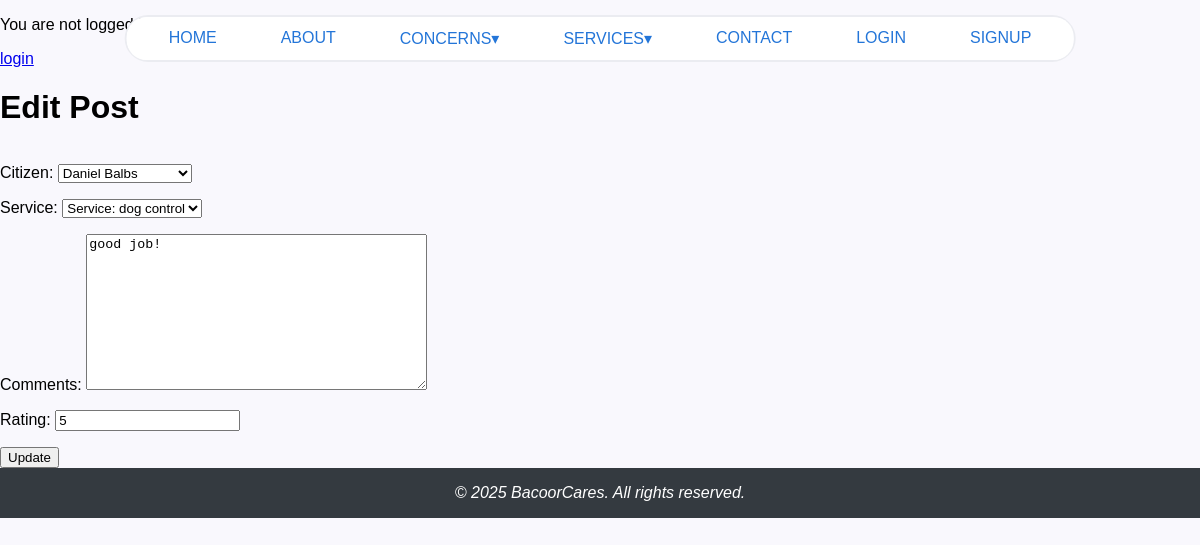
/feedback/1/edit, run on the app's committed database.
### app/models.py (models this page shows, shortened)
class Feedback(models.Model):
    citizen = models.ForeignKey(Citizen, on_delete=models.CASCADE, related_name="feedbacks")
    service = models.ForeignKey(Service, on_delete=models.SET_NULL, null=True, blank=True, related_name="feedbacks")
    comments = models.TextField(null=True)
    rating = models.PositiveIntegerField(null=True)

### app/views.py (the view)
# urls.py: path('feedback/<int:pk>/edit', FeedbackUpdateView.as_view(), name='feedback_update'),
class FeedbackUpdateView(UpdateView):
    model = Feedback
    fields = ['citizen', 'service', 'comments', 'rating']
    template_name = 'app/feedback_update.html'

### app/models.py (called while the page is built)
    def __str__(self):
        return f"{self.first_name} {self.last_name}"

    def __str__(self):
        return f"Service: {self.name}"

### app/templates/app/feedback_update.html (shortened to what this page needs)
{% extends 'app/base.html' %}
{% load static %}
{% block content %}
    <h1> Edit Post </h1>
    <form action="{% url 'feedback_update' object.pk %}" method="post">
        {{form.as_p}}
        <input type="submit" value="Update">
    </form>
{% endblock content %}

### static/css/base.css (style rules this page uses)
html, body { height: 100%; margin: 0; display: flex; flex-direction: column; }
body { display: flex; flex-direction: column; }
body { background: #F9F8FD; font-family: 'Lexend Exa', sans-serif; }

### data on the page
Feedback: citizen "Daniel Balbs", service "Service: dog control", comments "good job!", rating "5"
